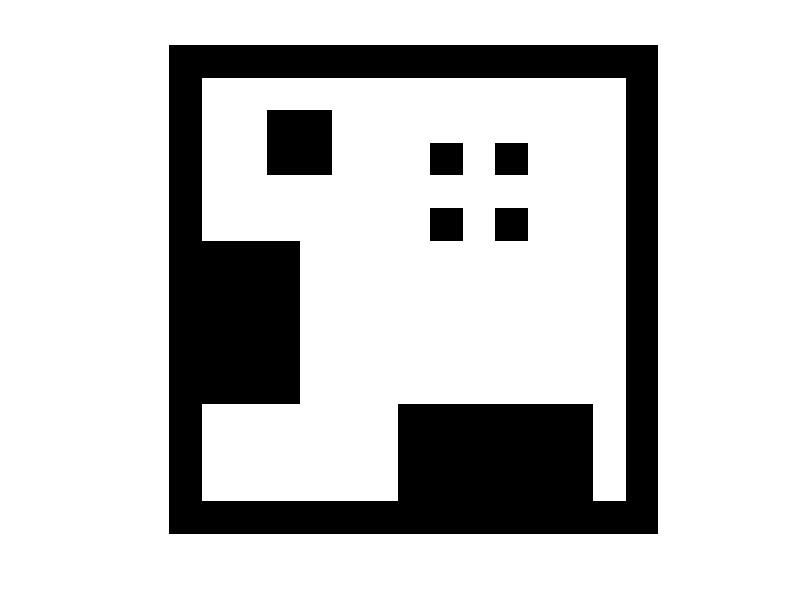

MATLAB code for this plot:

standardRoom_CM = 400; % cm
ROBO_LENG = 30;
roomSize = round(standardRoom_CM/ROBO_LENG + 2);
room = uint8(ones(roomSize , roomSize)*255);

%% Draw room Boarders
for rowNum = 1:(roomSize)
    for colNum = 1: roomSize
        if (rowNum == 1) || (rowNum == roomSize)...
                || (colNum == 1) || (colNum == roomSize)
%                 || (rowNum == 2) || (rowNum == roomSize - 1)...
%                 || (colNum == 2) || (colNum == roomSize-1)
            room(rowNum, colNum) = 0;
        end
    end
end

%% Draw room Obsticals

%% insert Table
room(4, 9) = 0;
room(6, 9) = 0;
room(4, 11) = 0;
room(6, 11) = 0;

%% insert box
room(3:4, 4:5) = 0;

%% insert soffa
room(12:14, 8:13) = 0;

%% insert LeglessTable
room(7:11, 1:4) = 0;

%% show Map
 imshow(room,'InitialMagnification','fit')